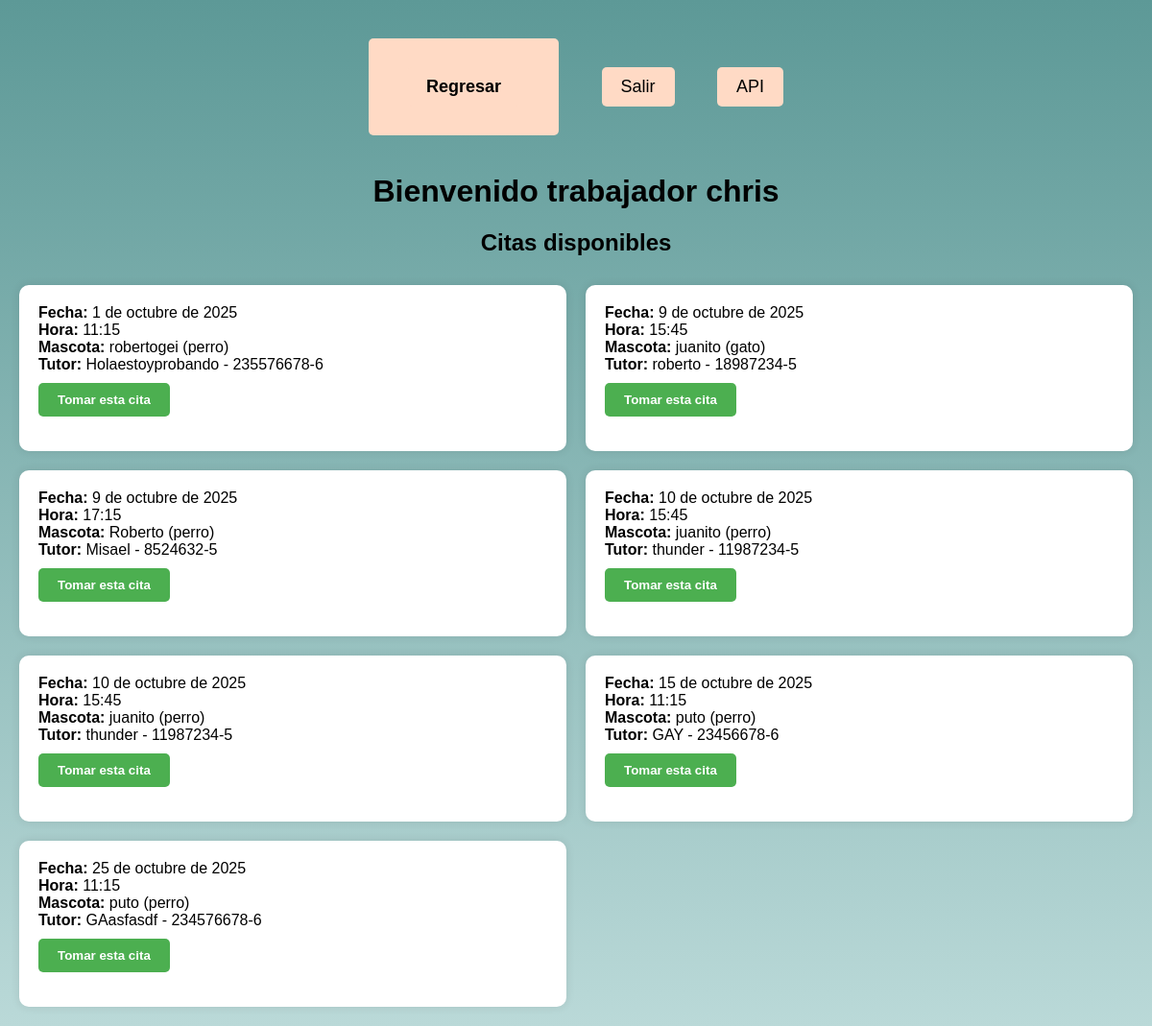
The page /Trabajadores/ (signed in) on the database its author committed.
### appvet/models.py (models this page shows, shortened)
class UserVeterinaria(AbstractUser):
    es_trabajador = models.BooleanField(default=False)
    es_cliente = models.BooleanField(default=False)

class Cita(models.Model):
    nombre_propietario = models.CharField(max_length=100)
    rut_propietario = models.CharField(max_length=12)
    tipo_mascota = models.CharField(max_length=20)
    nombre_mascota = models.CharField(max_length=100)
    fecha_cita = models.DateField()
    hora_cita = models.TimeField()
    propietario = models.ForeignKey(UserVeterinaria, on_delete=models.CASCADE, null=True, blank=True)
    trabajador_asignado = models.ForeignKey(
        settings.AUTH_USER_MODEL,
        on_delete=models.SET_NULL,
        null=True,
        blank=True,
        related_name='citas_asignadas'
    )

### appvet/views.py (the view)
# urls.py: path('Trabajadores/', views.panel_trabajador, name='trabajador'),
@login_required
def panel_trabajador(request):
    citas = Cita.objects.all().order_by('fecha_cita', 'hora_cita')
    print("citas encontradas: ", Cita.objects.count())
    if request.method == 'POST':
        cita_id = request.POST.get('cita_id')
        cita = Cita.objects.get(id=cita_id)
        if not cita.trabajador_asignado:
            cita.trabajador_asignado = request.user
            cita.save()
    return render(request, 'trabajadores.html', {
        'UserVeterinaria': request.user,
        'citas': citas
    })

### appvet/templates/trabajadores.html (shortened to what this page needs)
<head>
    <link rel="stylesheet" href="/static/style_revhrtrab.css">
</head>
<body>
  <a href="/" class="a h1"><h1>Regresar</h1></a>
  <a href="{% url 'logoutT' %}">Salir</a>
  <a href="{% url 'API' %}">API</a>
  <h1>Bienvenido trabajador {{ UserVeterinaria.username }}</h1>
  <h2>Citas disponibles</h2>
<div class="citas-grid">
  {% for cita in citas %}
    <div class="cita-card">
      <strong>Fecha:</strong> {{ cita.fecha_cita }}<br>
      <strong>Hora:</strong> {{ cita.hora_cita }}<br>
      <strong>Mascota:</strong> {{ cita.nombre_mascota }} ({{ cita.tipo_mascota }})<br>
      <strong>Tutor:</strong> {{ cita.nombre_propietario }} - {{ cita.rut_propietario }}<br>
      {% if cita.trabajador_asignado %}
        <p><strong>Asignada a:</strong> {{ cita.trabajador_asignado.username }}</p>
      {% else %}
        <form method="post" style="margin-top: 10px;">
          <button type="submit">Tomar esta cita</button>
        </form>
      {% endif %}
    </div>
  {% endfor %}
</div>
</body>

### appvet/static/style_revhrtrab.css (style rules this page uses)
body { font-family: Arial, sans-serif; margin: 0; padding: 20px; background: linear-gradient(to bottom, #5D9997, #BAD9D8); text-align: center; }
a { font-size: 18px; margin: 20px; padding: 10px 20px; background-color: #FFDAC5; color: black; border-radius: 5px; text-decoration: none; display: inline-block; }
h1 { margin-top: 20px; }
.citas-grid { display: grid; grid-template-columns: repeat(2, 1fr); gap: 20px; justify-content: center; margin-top: 30px; }
.cita-card { background-color: #ffffff; padding: 20px; border-radius: 10px; box-shadow: 0 0 10px rgba(0,0,0,0.1); text-align: left; }
button[type="submit"] { background-color: #4CAF50; color: white; border: none; padding: 10px 20px; border-radius: 5px; cursor: pointer; font-weight: bold; transition: background-color 0.3s ease; }
a h1 { font-size: 18px; margin: 20px; padding: 10px 20px; background-color: #FFDAC5; color: black; border-radius: 5px; text-decoration: none; display: inline-block; }

### rows shown on the page
UserVeterinaria: username "chris"
Cita: fecha_cita "1 de octubre de 2025", hora_cita "11:15", nombre_mascota "robertogei", tipo_mascota "perro", nombre_propietario "Holaestoyprobando", rut_propietario "235576678-6"
Cita: fecha_cita "9 de octubre de 2025", hora_cita "15:45", nombre_mascota "juanito", tipo_mascota "gato", nombre_propietario "roberto", rut_propietario "18987234-5"
Cita: fecha_cita "9 de octubre de 2025", hora_cita "17:15", nombre_mascota "Roberto", tipo_mascota "perro", nombre_propietario "Misael", rut_propietario "8524632-5"
Cita: fecha_cita "10 de octubre de 2025", hora_cita "15:45", nombre_mascota "juanito", tipo_mascota "perro", nombre_propietario "thunder", rut_propietario "11987234-5"
Cita: fecha_cita "10 de octubre de 2025", hora_cita "15:45", nombre_mascota "juanito", tipo_mascota "perro", nombre_propietario "thunder", rut_propietario "11987234-5"
Cita: fecha_cita "15 de octubre de 2025", hora_cita "11:15", nombre_mascota "puto", tipo_mascota "perro", nombre_propietario "GAY", rut_propietario "23456678-6"
Cita: fecha_cita "25 de octubre de 2025", hora_cita "11:15", nombre_mascota "puto", tipo_mascota "perro", nombre_propietario "GAasfasdf", rut_propietario "234576678-6"
